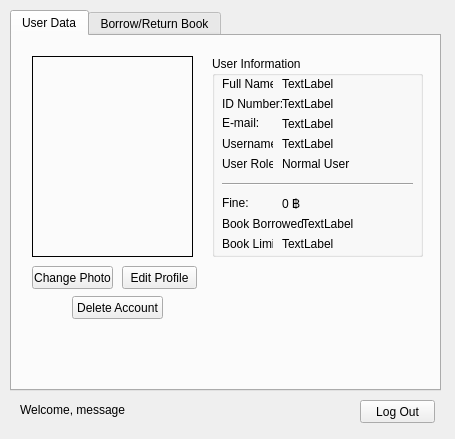
<?xml version="1.0" encoding="UTF-8"?>
<ui version="4.0">
 <class>userarea</class>
 <widget class="QMainWindow" name="userarea">
  <property name="geometry">
   <rect>
    <x>0</x>
    <y>0</y>
    <width>455</width>
    <height>439</height>
   </rect>
  </property>
  <property name="windowTitle">
   <string>User Area - LIMA V1.0</string>
  </property>
  <widget class="QWidget" name="centralwidget">
   <widget class="QTabWidget" name="usertabs">
    <property name="geometry">
     <rect>
      <x>10</x>
      <y>10</y>
      <width>431</width>
      <height>381</height>
     </rect>
    </property>
    <property name="autoFillBackground">
     <bool>true</bool>
    </property>
    <property name="currentIndex">
     <number>0</number>
    </property>
    <widget class="QWidget" name="UserData">
     <attribute name="title">
      <string>User Data</string>
     </attribute>
     <widget class="QLabel" name="picture">
      <property name="geometry">
       <rect>
        <x>20</x>
        <y>20</y>
        <width>161</width>
        <height>201</height>
       </rect>
      </property>
      <property name="frameShape">
       <enum>QFrame::Box</enum>
      </property>
      <property name="text">
       <string/>
      </property>
     </widget>
     <widget class="QPushButton" name="changephoto">
      <property name="enabled">
       <bool>true</bool>
      </property>
      <property name="geometry">
       <rect>
        <x>20</x>
        <y>230</y>
        <width>81</width>
        <height>23</height>
       </rect>
      </property>
      <property name="text">
       <string>Change Photo</string>
      </property>
     </widget>
     <widget class="QPushButton" name="editprofile">
      <property name="geometry">
       <rect>
        <x>110</x>
        <y>230</y>
        <width>75</width>
        <height>23</height>
       </rect>
      </property>
      <property name="text">
       <string>Edit Profile</string>
      </property>
     </widget>
     <widget class="QGroupBox" name="groupBox">
      <property name="geometry">
       <rect>
        <x>200</x>
        <y>20</y>
        <width>211</width>
        <height>201</height>
       </rect>
      </property>
      <property name="title">
       <string>User Information</string>
      </property>
      <widget class="QLabel" name="role_label">
       <property name="geometry">
        <rect>
         <x>10</x>
         <y>100</y>
         <width>51</width>
         <height>16</height>
        </rect>
       </property>
       <property name="text">
        <string>User Role:</string>
       </property>
      </widget>
      <widget class="QLabel" name="role">
       <property name="geometry">
        <rect>
         <x>70</x>
         <y>100</y>
         <width>71</width>
         <height>16</height>
        </rect>
       </property>
       <property name="text">
        <string>Normal User</string>
       </property>
      </widget>
      <widget class="QLabel" name="fine_label">
       <property name="geometry">
        <rect>
         <x>10</x>
         <y>140</y>
         <width>47</width>
         <height>13</height>
        </rect>
       </property>
       <property name="text">
        <string>Fine:</string>
       </property>
      </widget>
      <widget class="QLabel" name="fine">
       <property name="geometry">
        <rect>
         <x>70</x>
         <y>140</y>
         <width>47</width>
         <height>13</height>
        </rect>
       </property>
       <property name="text">
        <string>0 ฿</string>
       </property>
      </widget>
      <widget class="QLabel" name="username_label">
       <property name="geometry">
        <rect>
         <x>10</x>
         <y>80</y>
         <width>51</width>
         <height>16</height>
        </rect>
       </property>
       <property name="text">
        <string>Username:</string>
       </property>
      </widget>
      <widget class="QLabel" name="username">
       <property name="geometry">
        <rect>
         <x>70</x>
         <y>80</y>
         <width>111</width>
         <height>16</height>
        </rect>
       </property>
       <property name="text">
        <string>TextLabel</string>
       </property>
      </widget>
      <widget class="QLabel" name="email">
       <property name="geometry">
        <rect>
         <x>70</x>
         <y>60</y>
         <width>131</width>
         <height>16</height>
        </rect>
       </property>
       <property name="text">
        <string>TextLabel</string>
       </property>
      </widget>
      <widget class="QLabel" name="id">
       <property name="geometry">
        <rect>
         <x>70</x>
         <y>40</y>
         <width>91</width>
         <height>16</height>
        </rect>
       </property>
       <property name="text">
        <string>TextLabel</string>
       </property>
      </widget>
      <widget class="QLabel" name="name">
       <property name="geometry">
        <rect>
         <x>70</x>
         <y>20</y>
         <width>131</width>
         <height>16</height>
        </rect>
       </property>
       <property name="text">
        <string>TextLabel</string>
       </property>
      </widget>
      <widget class="QLabel" name="fullname_label">
       <property name="geometry">
        <rect>
         <x>10</x>
         <y>20</y>
         <width>51</width>
         <height>16</height>
        </rect>
       </property>
       <property name="text">
        <string>Full Name:</string>
       </property>
      </widget>
      <widget class="QLabel" name="email_label">
       <property name="geometry">
        <rect>
         <x>10</x>
         <y>60</y>
         <width>47</width>
         <height>13</height>
        </rect>
       </property>
       <property name="text">
        <string>E-mail:</string>
       </property>
      </widget>
      <widget class="QLabel" name="id_label">
       <property name="geometry">
        <rect>
         <x>10</x>
         <y>40</y>
         <width>61</width>
         <height>16</height>
        </rect>
       </property>
       <property name="text">
        <string>ID Number:</string>
       </property>
      </widget>
      <widget class="QLabel" name="bookamt_label">
       <property name="geometry">
        <rect>
         <x>10</x>
         <y>160</y>
         <width>81</width>
         <height>16</height>
        </rect>
       </property>
       <property name="text">
        <string>Book Borrowed:</string>
       </property>
      </widget>
      <widget class="Line" name="line">
       <property name="geometry">
        <rect>
         <x>10</x>
         <y>120</y>
         <width>191</width>
         <height>16</height>
        </rect>
       </property>
       <property name="orientation">
        <enum>Qt::Horizontal</enum>
       </property>
      </widget>
      <widget class="QLabel" name="bookamt">
       <property name="geometry">
        <rect>
         <x>90</x>
         <y>160</y>
         <width>101</width>
         <height>16</height>
        </rect>
       </property>
       <property name="text">
        <string>TextLabel</string>
       </property>
      </widget>
      <widget class="QLabel" name="booklim_label">
       <property name="geometry">
        <rect>
         <x>10</x>
         <y>180</y>
         <width>51</width>
         <height>16</height>
        </rect>
       </property>
       <property name="text">
        <string>Book Limit:</string>
       </property>
      </widget>
      <widget class="QLabel" name="booklim">
       <property name="geometry">
        <rect>
         <x>70</x>
         <y>180</y>
         <width>171</width>
         <height>16</height>
        </rect>
       </property>
       <property name="text">
        <string>TextLabel</string>
       </property>
      </widget>
     </widget>
     <widget class="QPushButton" name="deleteme">
      <property name="geometry">
       <rect>
        <x>60</x>
        <y>260</y>
        <width>91</width>
        <height>23</height>
       </rect>
      </property>
      <property name="text">
       <string>Delete Account</string>
      </property>
     </widget>
    </widget>
    <widget class="QWidget" name="tab_2">
     <attribute name="title">
      <string>Borrow/Return Book</string>
     </attribute>
     <widget class="QGroupBox" name="groupBox_3">
      <property name="enabled">
       <bool>true</bool>
      </property>
      <property name="geometry">
       <rect>
        <x>180</x>
        <y>40</y>
        <width>241</width>
        <height>221</height>
       </rect>
      </property>
      <property name="title">
       <string>Book Details</string>
      </property>
      <widget class="QLabel" name="bookname_label">
       <property name="geometry">
        <rect>
         <x>10</x>
         <y>40</y>
         <width>71</width>
         <height>16</height>
        </rect>
       </property>
       <property name="text">
        <string>Book Name:</string>
       </property>
      </widget>
      <widget class="QLabel" name="ISBN_label">
       <property name="geometry">
        <rect>
         <x>10</x>
         <y>70</y>
         <width>61</width>
         <height>16</height>
        </rect>
       </property>
       <property name="text">
        <string>Book ISBN:</string>
       </property>
      </widget>
      <widget class="QLabel" name="bookid_labe">
       <property name="geometry">
        <rect>
         <x>10</x>
         <y>20</y>
         <width>61</width>
         <height>16</height>
        </rect>
       </property>
       <property name="text">
        <string>Book ID:</string>
       </property>
      </widget>
      <widget class="QLabel" name="bookid">
       <property name="geometry">
        <rect>
         <x>80</x>
         <y>20</y>
         <width>131</width>
         <height>16</height>
        </rect>
       </property>
       <property name="text">
        <string>Please search for a book.</string>
       </property>
      </widget>
      <widget class="QLabel" name="author_label">
       <property name="geometry">
        <rect>
         <x>10</x>
         <y>100</y>
         <width>51</width>
         <height>16</height>
        </rect>
       </property>
       <property name="text">
        <string>Author:</string>
       </property>
      </widget>
      <widget class="QLabel" name="loan_label">
       <property name="geometry">
        <rect>
         <x>10</x>
         <y>130</y>
         <width>71</width>
         <height>16</height>
        </rect>
       </property>
       <property name="text">
        <string>Loan Period:</string>
       </property>
      </widget>
      <widget class="QLabel" name="loan_label_2">
       <property name="geometry">
        <rect>
         <x>130</x>
         <y>130</y>
         <width>61</width>
         <height>16</height>
        </rect>
       </property>
       <property name="text">
        <string>Days</string>
       </property>
      </widget>
      <widget class="QLabel" name="loaner_label">
       <property name="geometry">
        <rect>
         <x>10</x>
         <y>190</y>
         <width>81</width>
         <height>16</height>
        </rect>
       </property>
       <property name="text">
        <string>Current Loaner:</string>
       </property>
      </widget>
      <widget class="QLabel" name="loaner">
       <property name="geometry">
        <rect>
         <x>90</x>
         <y>190</y>
         <width>111</width>
         <height>16</height>
        </rect>
       </property>
       <property name="text">
        <string/>
       </property>
      </widget>
      <widget class="QLabel" name="price_label">
       <property name="geometry">
        <rect>
         <x>10</x>
         <y>160</y>
         <width>71</width>
         <height>16</height>
        </rect>
       </property>
       <property name="text">
        <string>Book Price:</string>
       </property>
      </widget>
      <widget class="QLabel" name="price_label_2">
       <property name="geometry">
        <rect>
         <x>130</x>
         <y>160</y>
         <width>51</width>
         <height>16</height>
        </rect>
       </property>
       <property name="text">
        <string>THB</string>
       </property>
      </widget>
      <widget class="QLabel" name="bookname">
       <property name="geometry">
        <rect>
         <x>80</x>
         <y>40</y>
         <width>151</width>
         <height>16</height>
        </rect>
       </property>
       <property name="text">
        <string/>
       </property>
      </widget>
      <widget class="QLabel" name="isbn">
       <property name="geometry">
        <rect>
         <x>80</x>
         <y>70</y>
         <width>121</width>
         <height>16</height>
        </rect>
       </property>
       <property name="text">
        <string/>
       </property>
      </widget>
      <widget class="QLabel" name="author">
       <property name="geometry">
        <rect>
         <x>80</x>
         <y>100</y>
         <width>151</width>
         <height>16</height>
        </rect>
       </property>
       <property name="text">
        <string/>
       </property>
      </widget>
      <widget class="QLabel" name="loan">
       <property name="geometry">
        <rect>
         <x>80</x>
         <y>130</y>
         <width>51</width>
         <height>16</height>
        </rect>
       </property>
       <property name="text">
        <string/>
       </property>
      </widget>
      <widget class="QLabel" name="price">
       <property name="geometry">
        <rect>
         <x>80</x>
         <y>160</y>
         <width>71</width>
         <height>16</height>
        </rect>
       </property>
       <property name="text">
        <string/>
       </property>
      </widget>
     </widget>
     <widget class="QLabel" name="label_2">
      <property name="geometry">
       <rect>
        <x>20</x>
        <y>10</y>
        <width>81</width>
        <height>16</height>
       </rect>
      </property>
      <property name="text">
       <string>Enter Book ID:</string>
      </property>
     </widget>
     <widget class="QLineEdit" name="searchbook">
      <property name="geometry">
       <rect>
        <x>100</x>
        <y>10</y>
        <width>151</width>
        <height>20</height>
       </rect>
      </property>
     </widget>
     <widget class="QPushButton" name="search">
      <property name="geometry">
       <rect>
        <x>260</x>
        <y>10</y>
        <width>75</width>
        <height>23</height>
       </rect>
      </property>
      <property name="text">
       <string>Search</string>
      </property>
     </widget>
     <widget class="QLabel" name="picture_book">
      <property name="geometry">
       <rect>
        <x>10</x>
        <y>50</y>
        <width>161</width>
        <height>201</height>
       </rect>
      </property>
      <property name="frameShape">
       <enum>QFrame::Box</enum>
      </property>
      <property name="text">
       <string/>
      </property>
     </widget>
     <widget class="QPushButton" name="borrow">
      <property name="enabled">
       <bool>false</bool>
      </property>
      <property name="geometry">
       <rect>
        <x>180</x>
        <y>270</y>
        <width>75</width>
        <height>23</height>
       </rect>
      </property>
      <property name="text">
       <string>Borrow</string>
      </property>
     </widget>
     <widget class="QPushButton" name="return_2">
      <property name="enabled">
       <bool>false</bool>
      </property>
      <property name="geometry">
       <rect>
        <x>260</x>
        <y>270</y>
        <width>75</width>
        <height>23</height>
       </rect>
      </property>
      <property name="text">
       <string>Return</string>
      </property>
     </widget>
     <widget class="QPushButton" name="lost">
      <property name="enabled">
       <bool>false</bool>
      </property>
      <property name="geometry">
       <rect>
        <x>340</x>
        <y>270</y>
        <width>75</width>
        <height>23</height>
       </rect>
      </property>
      <property name="text">
       <string>Report Lost</string>
      </property>
     </widget>
    </widget>
   </widget>
   <widget class="QLabel" name="welcome">
    <property name="geometry">
     <rect>
      <x>20</x>
      <y>400</y>
      <width>241</width>
      <height>20</height>
     </rect>
    </property>
    <property name="text">
     <string>Welcome, message</string>
    </property>
   </widget>
   <widget class="QPushButton" name="logout">
    <property name="geometry">
     <rect>
      <x>360</x>
      <y>400</y>
      <width>75</width>
      <height>23</height>
     </rect>
    </property>
    <property name="contextMenuPolicy">
     <enum>Qt::DefaultContextMenu</enum>
    </property>
    <property name="text">
     <string>Log Out</string>
    </property>
   </widget>
  </widget>
  <widget class="QMenuBar" name="menubar">
   <property name="geometry">
    <rect>
     <x>0</x>
     <y>0</y>
     <width>455</width>
     <height>21</height>
    </rect>
   </property>
  </widget>
  <action name="actionLogout">
   <property name="text">
    <string>Logout</string>
   </property>
  </action>
 </widget>
 <resources/>
 <connections/>
</ui>
